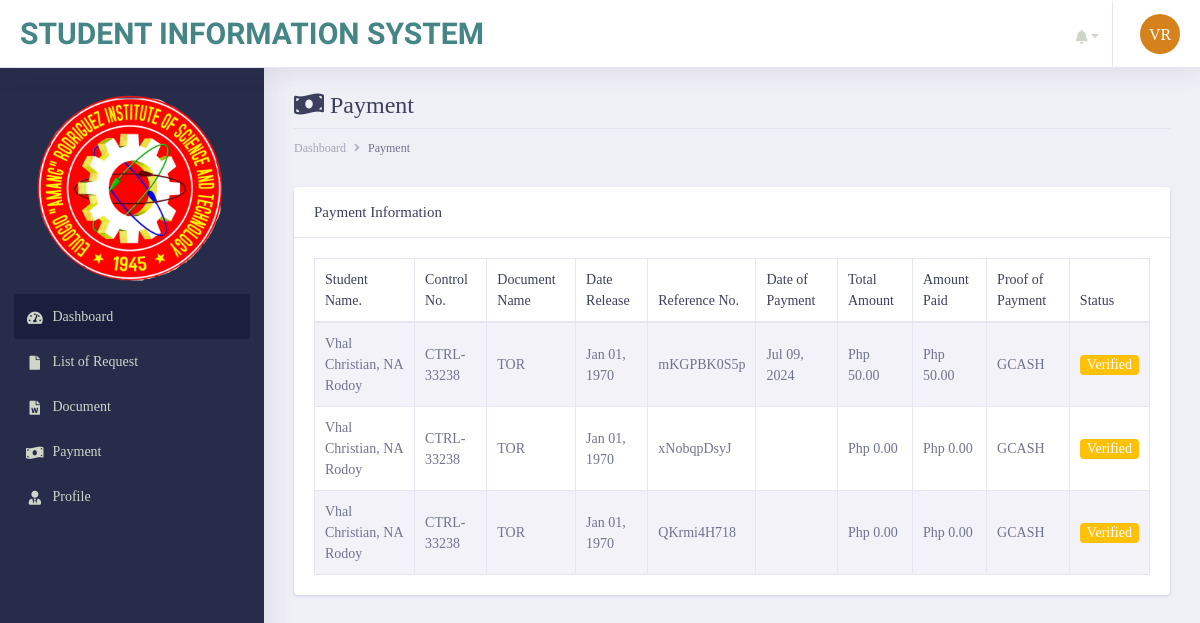
The app's page /student/payment.php (signed in), older data.
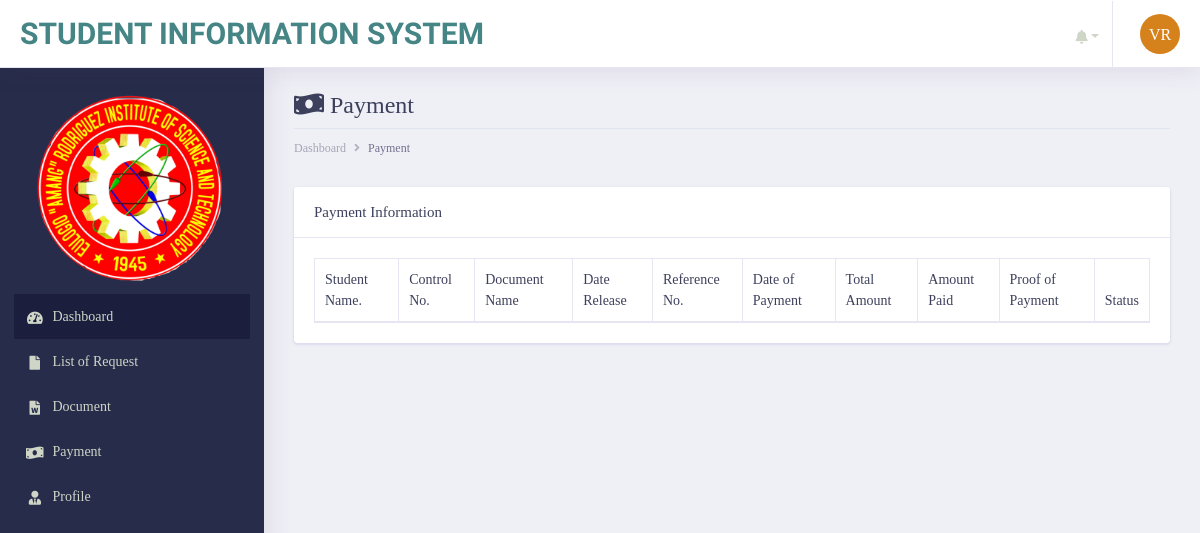
The same page, newer data.
### tables this page shows
CREATE TABLE `tbl_payment` (
  `payment_id` int(11) NOT NULL,
  `control_no` text NOT NULL,
  `studentID_no` text NOT NULL,
  `document_name` text NOT NULL,
  `date_releasing` text NOT NULL,
  `ref_number` text NOT NULL,
  `total_amount` text NOT NULL,
  `amount_paid` text NOT NULL,
  `date_ofpayment` text NOT NULL,
  `proof_ofpayment` varchar(255) NOT NULL,
  `student_id` int(11) NOT NULL,
  `status` text NOT NULL
);

### init/model/class_model.php (called while the page is built, shortened)
<?php
	class class_model{
		public $host = db_host;
		public $user = db_user;
		public $pass = db_pass;
		public $dbname = db_name;
		public $conn;
		private function connect(){
			$this->conn = new mysqli($this->host, $this->user, $this->pass, $this->dbname);
		}
	    public function fetchAll_payment($student_id){
            $sql = "SELECT *,CONCAT(tbl_student.first_name, ', ' ,tbl_student.middle_name, ' ' ,tbl_student.last_name) as student_name FROM  tbl_payment INNER JOIN tbl_student ON tbl_student.student_id =  tbl_payment.student_id  WHERE tbl_payment.student_id = ?";
				$stmt = $this->conn->prepare($sql);
			    $stmt->bind_param("i", $student_id);
				$stmt->execute();
				$result = $stmt->get_result();
		        $data = array();
		         while ($row = $result->fetch_assoc()) {
		                   $data[] = $row;
		            }
		         return $data;
		  }
	}
?>

### student/payment.php (the view, shortened to what the changed rows need)
       <?php include('main_header/header.php');?>
        <div class="dashboard-wrapper">
            <div class="container-fluid  dashboard-content">
                <div class="row">
                    <div class="col-xl-12 col-lg-12 col-md-12 col-sm-12 col-12">
                        <div class="page-header">
                             <h2 class="pageheader-title"><i class="fa fa-fw fa-money-bill-wave"></i> Payment </h2>
                        </div>
                    </div>
                </div>
                    <div class="row">
                        <div class="col-xl-12 col-lg-12 col-md-12 col-sm-12 col-12">
                            <div class="card">
                                <div class="card-body">
                                    <div class="table-responsive">
                                        <table class="table table-striped table-bordered first">
                                            <thead>
                                                <tr>
                                                    <th scope="col">Student Name.</th>
                                                    <th scope="col">Control No.</th>
                                                    <th scope="col">Document Name</th>
                                                    <th scope="col">Date Release</th>
                                                    <th scope="col">Reference No.</th>
                                                     <th scope="col">Date of Payment</th>
                                                    <th scope="col">Total Amount</th>
                                                    <th scope="col">Amount Paid</th>
                                                    <th scope="col">Proof of Payment</th>
                                                    <th scope="col">Status</th>
                                                </tr>
                                            </thead>
                                            <tbody>
                                              <?php
                                                function formatMoney($number, $fractional=false) {
                                                if ($fractional) {
                                                        $number = sprintf('%.2f', $number);
                                                    }
                                                    while (true) {
                                                        $replaced = preg_replace('/(-?\d+)(\d\d\d)/', '$1,$2', $number);
                                                        if ($replaced != $number) {
                                                            $number = $replaced;
                                                        } else {
                                                            break;
                                                        }
                                                    }
                                                    return $number;
                                                }
                                                $student_id = $_SESSION['student_id'];
                                                $conn = new class_model();
                                                $payment = $conn->fetchAll_payment($student_id);
                                               ?>
                                               <?php foreach ($payment as $row) { ?>
                                                <tr>
                                                   <td><?= ucwords($row['student_name']); ?></td>
                                                    <td><?= $row['control_no']; ?></td>
                                                    <td><?= $row['document_name']; ?></td>
                                                    <td><?= $row['date_releasing']; ?></td>
                                                    <td><?= $row['ref_number']; ?></td>
                                                    <td>
                                                      <?php
                                                     if($row['date_ofpayment'] === ""){
                                                           echo "";
                                                         }else if($row['date_ofpayment'] === $row['date_ofpayment']){
                                                           echo date("M d, Y",strtotime($row['date_ofpayment']));
                                                         }
                                                     ?>
                                                    </td>
                                                    <td><?php $tamount = $row['total_amount']; echo 'Php'.' '.formatMoney($tamount, true); ?></td>
                                                    <td><?php $apaid = $row['amount_paid']; echo 'Php'.' '.formatMoney($apaid, true); ?></td>
                                                    <td><?= $row['proof_ofpayment']; ?></td>
                                                    <td>
                                                    <?php
                                                       if($row['status'] ==="Verified"){
                                                           echo '<span class="badge bg-warning text-white">Verified</span>';
                                                         }else if($row['status'] ==="Paid"){
                                                           echo '<span class="badge bg-success text-white">Paid</span>';
                                                        } else if($row['status'] ==="Rejected"){
                                                           echo '<span class="badge bg-danger text-white">Rejected</span>';
                                                        }
                                                     ?> </td>
                                                </tr>
                                            <?php } ?>
                                            </tbody>
                                        </table>
                                    </div>
                                </div>
                            </div>
                        </div>
                    </div>
            </div>
        </div>
    </div>
</body>
</html>

Row changes from the older to the newer data that the page shows:
removed tbl_payment: student_name "Vhal Christian, NA Rodoy", control_no "CTRL-33238", document_name "TOR", date_releasing "Jan 01, 1970", ref_number "mKGPBK0S5p", date_ofpayment "Jul 09, 2024", total_amount "50.00", amount_paid "50.00", proof_ofpayment "GCASH", status "Verified"
removed tbl_payment: student_name "Vhal Christian, NA Rodoy", control_no "CTRL-33238", document_name "TOR", date_releasing "Jan 01, 1970", ref_number "xNobqpDsyJ", total_amount "0.00", amount_paid "0.00", proof_ofpayment "GCASH", status "Verified"
removed tbl_payment: student_name "Vhal Christian, NA Rodoy", control_no "CTRL-33238", document_name "TOR", date_releasing "Jan 01, 1970", ref_number "QKrmi4H718", total_amount "0.00", amount_paid "0.00", proof_ofpayment "GCASH", status "Verified"
